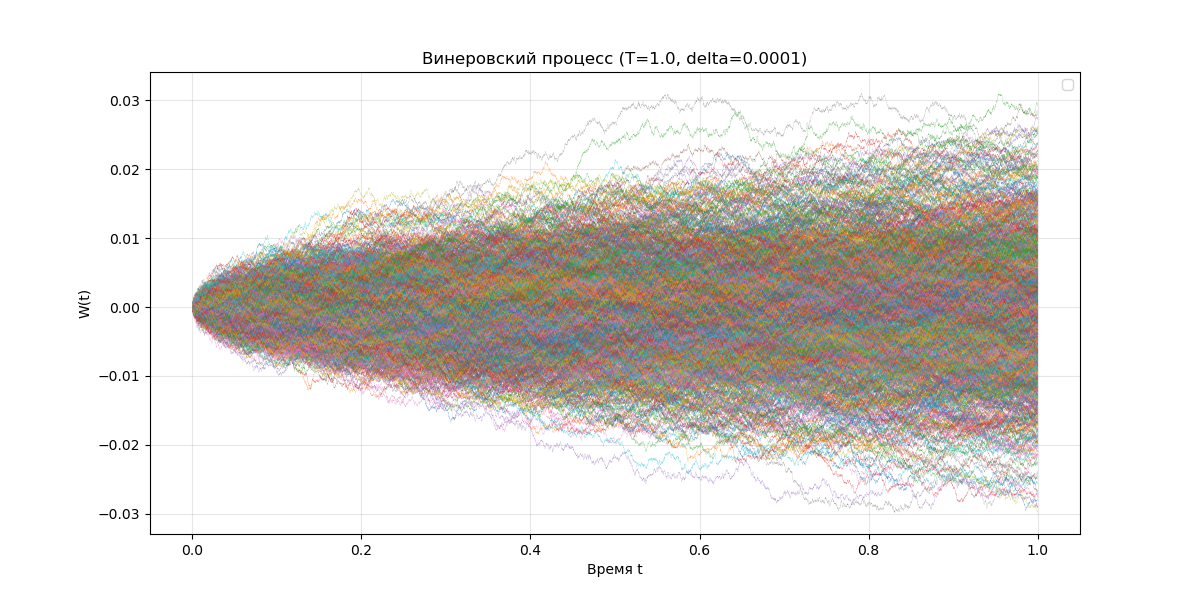

Recreate this plot in Python.
import numpy as np
import matplotlib.pyplot as plt

def gen_wiener_proc(T, delta):

    time_steps_num = int(T / delta)

    time_grid = np.linspace(0, T, time_steps_num)

    dW = np.random.normal(0, delta, time_steps_num) 

    trajectorie = np.zeros(time_steps_num) # including t= 0
    
    trajectorie = np.cumsum(dW) # integration
    
    return time_grid, trajectorie

def plot_trajectorie(time_grid, trajectorie):
    plt.plot(time_grid, trajectorie, linewidth= 0.1)
    return

def main(): 
    trajectories_num = 1000
    T = 1.0
    delta = 0.0001

    plt.figure(figsize=(12, 6))
    
    for i in range(trajectories_num):
        time_grid, trajectorie = gen_wiener_proc(T, delta)    
        plot_trajectorie(time_grid, trajectorie)

    plt.title(f'Винеровский процесс (T={T}, delta={delta})')
    plt.xlabel('Время t')
    plt.ylabel('W(t)')
    plt.grid(True, alpha=0.3)
    plt.legend()
    plt.savefig("task2/wiener.png")
    plt.show()


# direct execution
if __name__ == "__main__":
    main()
